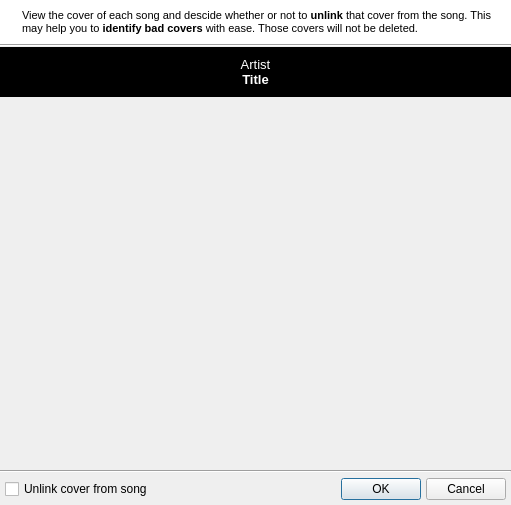
<?xml version="1.0" encoding="UTF-8"?>
<ui version="4.0">
 <class>QUSlideShowDialog</class>
 <widget class="QDialog" name="QUSlideShowDialog">
  <property name="geometry">
   <rect>
    <x>0</x>
    <y>0</y>
    <width>511</width>
    <height>505</height>
   </rect>
  </property>
  <property name="windowTitle">
   <string>Review Pictures</string>
  </property>
  <property name="windowIcon">
   <iconset resource="../resources/uman.qrc">
    <normaloff>:/types/picture.png</normaloff>:/types/picture.png</iconset>
  </property>
  <layout class="QVBoxLayout" name="verticalLayout_2">
   <property name="spacing">
    <number>0</number>
   </property>
   <property name="margin">
    <number>0</number>
   </property>
   <item>
    <widget class="QFrame" name="frame">
     <property name="palette">
      <palette>
       <active>
        <colorrole role="Base">
         <brush brushstyle="SolidPattern">
          <color alpha="255">
           <red>255</red>
           <green>255</green>
           <blue>255</blue>
          </color>
         </brush>
        </colorrole>
        <colorrole role="Window">
         <brush brushstyle="SolidPattern">
          <color alpha="255">
           <red>255</red>
           <green>255</green>
           <blue>255</blue>
          </color>
         </brush>
        </colorrole>
       </active>
       <inactive>
        <colorrole role="Base">
         <brush brushstyle="SolidPattern">
          <color alpha="255">
           <red>255</red>
           <green>255</green>
           <blue>255</blue>
          </color>
         </brush>
        </colorrole>
        <colorrole role="Window">
         <brush brushstyle="SolidPattern">
          <color alpha="255">
           <red>255</red>
           <green>255</green>
           <blue>255</blue>
          </color>
         </brush>
        </colorrole>
       </inactive>
       <disabled>
        <colorrole role="Base">
         <brush brushstyle="SolidPattern">
          <color alpha="255">
           <red>255</red>
           <green>255</green>
           <blue>255</blue>
          </color>
         </brush>
        </colorrole>
        <colorrole role="Window">
         <brush brushstyle="SolidPattern">
          <color alpha="255">
           <red>255</red>
           <green>255</green>
           <blue>255</blue>
          </color>
         </brush>
        </colorrole>
       </disabled>
      </palette>
     </property>
     <property name="autoFillBackground">
      <bool>true</bool>
     </property>
     <property name="frameShadow">
      <enum>QFrame::Raised</enum>
     </property>
     <layout class="QHBoxLayout" name="_2">
      <item>
       <widget class="QLabel" name="infoIconLbl">
        <property name="sizePolicy">
         <sizepolicy hsizetype="Fixed" vsizetype="Preferred">
          <horstretch>0</horstretch>
          <verstretch>0</verstretch>
         </sizepolicy>
        </property>
        <property name="text">
         <string/>
        </property>
        <property name="pixmap">
         <pixmap resource="../resources/uman.qrc">:/marks/information.png</pixmap>
        </property>
        <property name="alignment">
         <set>Qt::AlignLeading|Qt::AlignLeft|Qt::AlignTop</set>
        </property>
       </widget>
      </item>
      <item>
       <widget class="QLabel" name="textLbl">
        <property name="text">
         <string>&lt;!DOCTYPE HTML PUBLIC &quot;-//W3C//DTD HTML 4.0//EN&quot; &quot;http://www.w3.org/TR/REC-html40/strict.dtd&quot;&gt;
&lt;html&gt;&lt;head&gt;&lt;meta name=&quot;qrichtext&quot; content=&quot;1&quot; /&gt;&lt;style type=&quot;text/css&quot;&gt;
p, li { white-space: pre-wrap; }
&lt;/style&gt;&lt;/head&gt;&lt;body style=&quot; font-family:'MS Shell Dlg 2'; font-size:8.25pt; font-weight:400; font-style:normal;&quot;&gt;
&lt;p style=&quot; margin-top:0px; margin-bottom:0px; margin-left:0px; margin-right:0px; -qt-block-indent:0; text-indent:0px;&quot;&gt;&lt;span style=&quot; font-size:8pt;&quot;&gt;View the cover of each song and descide whether or not to &lt;/span&gt;&lt;span style=&quot; font-size:8pt; font-weight:600;&quot;&gt;unlink&lt;/span&gt;&lt;span style=&quot; font-size:8pt;&quot;&gt; that cover from the song. This may help you to &lt;/span&gt;&lt;span style=&quot; font-size:8pt; font-weight:600;&quot;&gt;identify bad covers&lt;/span&gt;&lt;span style=&quot; font-size:8pt;&quot;&gt; with ease. Those covers will not be deleted.&lt;/span&gt;&lt;/p&gt;&lt;/body&gt;&lt;/html&gt;</string>
        </property>
        <property name="alignment">
         <set>Qt::AlignLeading|Qt::AlignLeft|Qt::AlignTop</set>
        </property>
        <property name="wordWrap">
         <bool>true</bool>
        </property>
       </widget>
      </item>
     </layout>
    </widget>
   </item>
   <item>
    <widget class="Line" name="line">
     <property name="orientation">
      <enum>Qt::Horizontal</enum>
     </property>
    </widget>
   </item>
   <item>
    <layout class="QVBoxLayout" name="verticalLayout">
     <property name="spacing">
      <number>0</number>
     </property>
     <property name="margin">
      <number>0</number>
     </property>
     <item>
      <widget class="QLabel" name="songLbl">
       <property name="font">
        <font>
         <pointsize>10</pointsize>
        </font>
       </property>
       <property name="styleSheet">
        <string>background-color: rgb(0, 0, 0);
color: rgb(255, 255, 255);
padding: 10;</string>
       </property>
       <property name="text">
        <string>&lt;!DOCTYPE HTML PUBLIC &quot;-//W3C//DTD HTML 4.0//EN&quot; &quot;http://www.w3.org/TR/REC-html40/strict.dtd&quot;&gt;
&lt;html&gt;&lt;head&gt;&lt;meta name=&quot;qrichtext&quot; content=&quot;1&quot; /&gt;&lt;style type=&quot;text/css&quot;&gt;
p, li { white-space: pre-wrap; }
&lt;/style&gt;&lt;/head&gt;&lt;body style=&quot; font-family:'MS Shell Dlg 2'; font-size:10pt; font-weight:400; font-style:normal;&quot;&gt;
&lt;p style=&quot; margin-top:0px; margin-bottom:0px; margin-left:0px; margin-right:0px; -qt-block-indent:0; text-indent:0px;&quot;&gt;Artist&lt;/p&gt;
&lt;p style=&quot; margin-top:0px; margin-bottom:0px; margin-left:0px; margin-right:0px; -qt-block-indent:0; text-indent:0px;&quot;&gt;&lt;span style=&quot; font-weight:600;&quot;&gt;Title&lt;/span&gt;&lt;/p&gt;&lt;/body&gt;&lt;/html&gt;</string>
       </property>
       <property name="alignment">
        <set>Qt::AlignCenter</set>
       </property>
      </widget>
     </item>
     <item>
      <widget class="PictureFlow" name="pictureFlow" native="true">
       <property name="sizePolicy">
        <sizepolicy hsizetype="Preferred" vsizetype="Expanding">
         <horstretch>0</horstretch>
         <verstretch>0</verstretch>
        </sizepolicy>
       </property>
       <property name="focusPolicy">
        <enum>Qt::StrongFocus</enum>
       </property>
      </widget>
     </item>
    </layout>
   </item>
   <item>
    <widget class="Line" name="line_2">
     <property name="orientation">
      <enum>Qt::Horizontal</enum>
     </property>
    </widget>
   </item>
   <item>
    <layout class="QHBoxLayout">
     <property name="spacing">
      <number>5</number>
     </property>
     <property name="margin">
      <number>5</number>
     </property>
     <item>
      <widget class="QCheckBox" name="unlinkChk">
       <property name="text">
        <string>Unlink cover from song</string>
       </property>
       <property name="icon">
        <iconset resource="../resources/uman.qrc">
         <normaloff>:/marks/link_break.png</normaloff>:/marks/link_break.png</iconset>
       </property>
      </widget>
     </item>
     <item>
      <spacer>
       <property name="orientation">
        <enum>Qt::Horizontal</enum>
       </property>
       <property name="sizeHint" stdset="0">
        <size>
         <width>40</width>
         <height>20</height>
        </size>
       </property>
      </spacer>
     </item>
     <item>
      <widget class="QPushButton" name="acceptBtn">
       <property name="text">
        <string>OK</string>
       </property>
       <property name="icon">
        <iconset resource="../resources/uman.qrc">
         <normaloff>:/marks/accept.png</normaloff>:/marks/accept.png</iconset>
       </property>
      </widget>
     </item>
     <item>
      <widget class="QPushButton" name="rejectBtn">
       <property name="text">
        <string>Cancel</string>
       </property>
       <property name="icon">
        <iconset resource="../resources/uman.qrc">
         <normaloff>:/marks/cancel.png</normaloff>:/marks/cancel.png</iconset>
       </property>
      </widget>
     </item>
    </layout>
   </item>
  </layout>
 </widget>
 <customwidgets>
  <customwidget>
   <class>PictureFlow</class>
   <extends>QWidget</extends>
   <header>pictureflow.h</header>
   <container>1</container>
  </customwidget>
 </customwidgets>
 <resources>
  <include location="../resources/uman.qrc"/>
 </resources>
 <connections/>
</ui>
